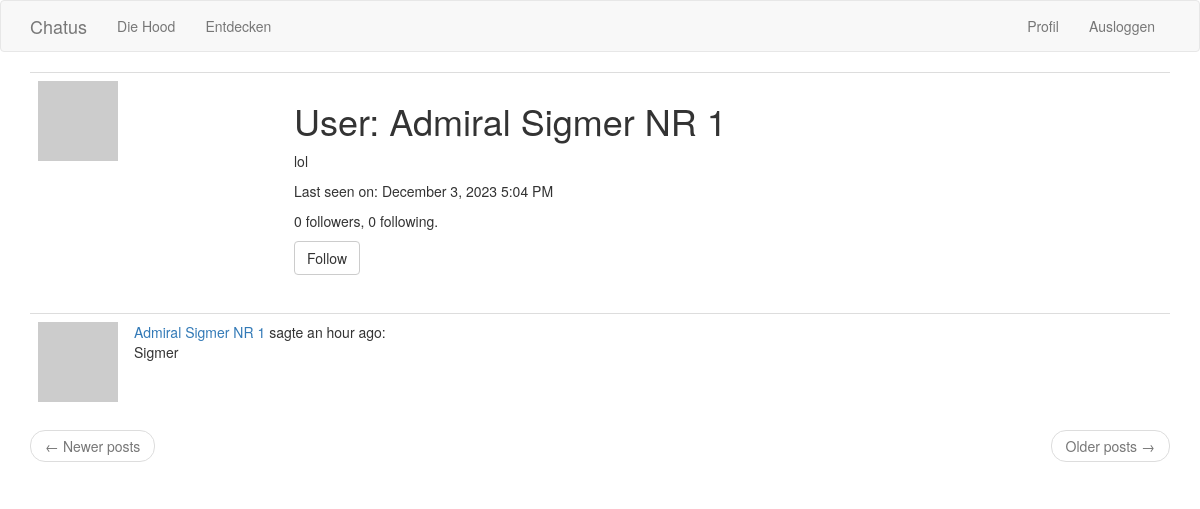
Page /user/Admiral Sigmer NR 1 (signed in) on the committed database.
### app/models.py (models this page shows, shortened)
class User(UserMixin, db.Model):
    id = db.Column(db.Integer, primary_key=True)
    username = db.Column(db.String(64), index=True, unique=True)
    email = db.Column(db.String(120), index=True, unique=True)
    password_hash = db.Column(db.String(128))
    posts = db.relationship('Post', backref='author', lazy='dynamic')
    about_me = db.Column(db.String(140))
    last_seen = db.Column(db.DateTime, default=datetime.utcnow)
    age = db.Column(db.String(20))
    followed = db.relationship(
        'User', secondary=followers,
        primaryjoin=(followers.c.follower_id == id),
        secondaryjoin=(followers.c.followed_id == id),
        backref=db.backref('followers', lazy='dynamic'), lazy='dynamic')
    def avatar(self, size):
        digest = md5(self.email.lower().encode('utf-8')).hexdigest()
        return 'https://www.gravatar.com/avatar/{}?d=identicon&s={}'.format(
            digest, size)
    def is_following(self, user):
        return self.followed.filter(
            followers.c.followed_id == user.id).count() > 0

class Post(db.Model):
    id = db.Column(db.Integer, primary_key=True)
    body = db.Column(db.String(140))
    timestamp = db.Column(db.DateTime, index=True, default=datetime.utcnow)
    user_id = db.Column(db.Integer, db.ForeignKey('user.id'))

### app/routes.py (the view)
@app.route('/user/<username>')
@login_required
def user(username):
    user = User.query.filter_by(username=username).first_or_404()
    page = request.args.get('page', 1, type=int)
    posts = user.posts.order_by(Post.timestamp.desc()).paginate(
        page=page, per_page=app.config['POSTS_PER_PAGE'], error_out=False)
    next_url = url_for('user', username=user.username, page=posts.next_num) \
        if posts.has_next else None
    prev_url = url_for('user', username=user.username, page=posts.prev_num) \
        if posts.has_prev else None
    form = EmptyForm()
    return render_template('user.html', user=user, posts=posts.items,
                           next_url=next_url, prev_url=prev_url, form=form)

### app/forms.py
class EmptyForm(FlaskForm):
    submit = SubmitField('Submit')

### app/models.py (called while the page is built)
@login.user_loader
def load_user(id):
    return User.query.get(int(id))

### app/routes.py (called while the page is built)
@app.before_request
def before_request():
    if current_user.is_authenticated:
        current_user.last_seen = datetime.utcnow()
        db.session.commit()

### app/templates/user.html (shortened to what this page needs)
{% extends "base.html" %}
{% block app_content %}
    <table class="table table-hover">
        <tr>
            <td width="256px"><img src="{{ user.avatar(256) }}"></td>
            <td>
                <h1>User: {{ user.username }}</h1>
                {% if user.age %}
                <p>{{ user.age }}</p>
                {% endif %}
                {% if user.last_seen %}
                <p>Last seen on: {{ moment(user.last_seen).format('LLL') }}</p>
                {% endif %}
                <p>{{ user.followers.count() }} followers, {{ user.followed.count() }} following.</p>
                {% if user == current_user %}
                <p><a href="{{ url_for('edit_profile') }}">Edit your profile</a></p>
                {% elif not current_user.is_following(user) %}
                <p>
                    <form action="{{ url_for('follow', username=user.username) }}" method="post">
                        {{ form.submit(value='Follow', class_='btn btn-default') }}
                    </form>
                </p>
                {% endif %}
            </td>
        </tr>
    </table>
    {% for post in posts %}
        {% include '_post.html' %}
    {% endfor %}
    <nav aria-label="...">
        <ul class="pager">
            <li class="previous{% if not prev_url %} disabled{% endif %}">
                <a href="{{ prev_url or '#' }}">
                    <span aria-hidden="true">&larr;</span> Newer posts
                </a>
            </li>
            <li class="next{% if not next_url %} disabled{% endif %}">
                <a href="{{ next_url or '#' }}">
                    Older posts <span aria-hidden="true">&rarr;</span>
                </a>
            </li>
        </ul>
    </nav>
{% endblock %}

### app/templates/_post.html
    <table class="table table-hover">
        <tr>
            <td width="70px">
                <a href="{{ url_for('user', username=post.author.username) }}">
                    <img src="{{ post.author.avatar(70) }}" />
                </a>
            </td>
            <td>
                <a href="{{ url_for('user', username=post.author.username) }}">
                    {{ post.author.username }}
                </a>
                sagte {{ moment(post.timestamp).fromNow() }}:
                <br>
                {{ post.body }}
            </td>
        </tr>
    </table>

### rows in the picture
User: username "Admiral Sigmer NR 1", age "lol", last_seen "December 3, 2023 5:04 PM"
Post: author.username "Admiral Sigmer NR 1", timestamp "an hour ago", body "Sigmer"

### other values in the picture
{{ user.followers.count() }} "0"
{{ user.followed.count() }} "0"
